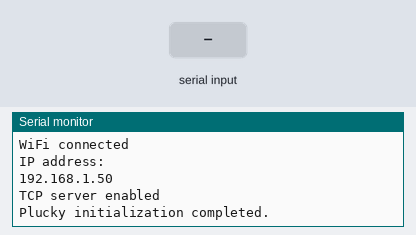
This sketch was run on a simulated ESP32. Parts: the last lines printed to the serial monitor. Inputs (shaded band) come from the test bench. WiFi joins after 1.5 s; servers stay silent unless stated.

Above: at 2.8 s.
2.9 s: "decentDE1\n" received over the second serial link
At 3.2 s:
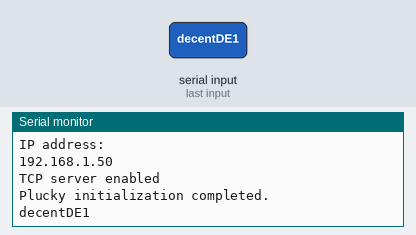
4.4 s: "1\n" received over the second serial link
At 5.6 s:
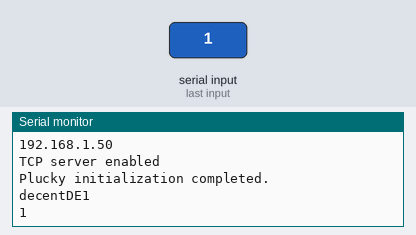

The sketch:

plucky_esp32.ino
```cpp
// config: ////////////////////////////////////////////////////////////

/*************************  General Config *******************************/

#define bufferSize 2048
#define DEBUG

// Configuration specific key. The value should be modified if config structure was changed.
#define CONFIG_VERSION "plucky_0.01"


/*************************  UART Config *******************************/

#define UART_BAUD 115200
#define SERIAL_PARAM SERIAL_8N1

#define SERIAL_DE_UART_NUM UART_NUM_1
#define SERIAL_DE_RX_PIN 16
#define SERIAL_DE_TX_PIN 17

#define SERIAL_BLE_UART_NUM UART_NUM_2
#define SERIAL_BLE_RX_PIN 13
#define SERIAL_BLE_TX_PIN 27
#define SERIAL_BLE_CTS_PIN 12
#define SERIAL_BLE_RTS_PIN 33


/*************************  WiFi & TCP Config *******************************/
#define WIFI

/***
// -- Initial name of the Thing. Used e.g. as SSID of the own Access Point.
const char thingName[] = "espresso_plucky";

// -- Initial password to connect to the Thing, when it creates an own Access Point.
const char wifiInitialApPassword[] = "decentDE1";
****/


#define MAX_TCP_CLIENTS 10
#define TCP_PORT 9090

/// end config ///////////////////////////////////////////////////////////

// Enumerate the hardware serial devices
#include "driver/uart.h"
HardwareSerial & Serial_USB = Serial;
HardwareSerial Serial_DE(SERIAL_DE_UART_NUM);
HardwareSerial Serial_BLE(SERIAL_BLE_UART_NUM);

#ifdef WIFI

/***
// Instantiate the web configuration interface
#include <IotWebConf.h>
DNSServer dnsServer;
WebServer webServer(80);
HTTPUpdateServer httpUpdater;

IotWebConf iotWebConf(thingName, &dnsServer, &webServer, wifiInitialApPassword);
***/

// Instantiate the TCP sockets for talking to the machine
#include <WiFi.h>
WiFiServer TCPServer(TCP_PORT);
WiFiClient TCPClient[MAX_TCP_CLIENTS];

#endif // ifdef WIFI

bool wifiReady = false;

void setup() {
  delay(100);

  /******* Serial initialization ************/
  Serial_USB.begin(UART_BAUD);
  Serial_DE.begin(UART_BAUD, SERIAL_PARAM, SERIAL_DE_RX_PIN, SERIAL_DE_TX_PIN);
  Serial_BLE.begin(UART_BAUD, SERIAL_PARAM, SERIAL_BLE_RX_PIN, SERIAL_BLE_TX_PIN);

  // Need to make a couple of "low level" esp-idf-esque calls to setup HW flow
  // contol for the BLE adaptor.  I think this is doable because it's provided
  // in the driver here:
  // https://github.com/espressif/arduino-esp32/blob/master/tools/sdk/include/driver/driver/uart.h
  //
  // For now only enabling CTS because it's only the BLE adaptor side that might
  // use this.  May need to force the RTS pin low, we'll see
  // Reference: esp_err_t uart_set_hw_flow_ctrl(uart_port_t uart_num, uart_hw_flowcontrol_t flow_ctrl, uint8_t rx_thresh);
  uart_set_hw_flow_ctrl(SERIAL_BLE_UART_NUM, UART_HW_FLOWCTRL_CTS_RTS, 0);

  // Reference: esp_err_t uart_set_pin(uart_port_t uart_num, int tx_io_num, int rx_io_num, int rts_io_num, int cts_io_num);
  uart_set_pin(SERIAL_BLE_UART_NUM, UART_PIN_NO_CHANGE, UART_PIN_NO_CHANGE, SERIAL_BLE_RTS_PIN, SERIAL_BLE_CTS_PIN);


  /******* Wifi initialization ***********/
#ifdef WIFI

/***

  // Initialize the web configuration interface
  iotWebConf.setWifiConnectionCallback(&wifiConnected);
  iotWebConf.init();
  // Set up required URL handlers on the web server.
  webServer.on("/", handleRoot);
  webServer.on("/config", [] { iotWebConf.handleConfig(); });
  webServer.onNotFound([]() {
    iotWebConf.handleNotFound();
  });
  Serial.println("Web configuration interface initialized.");

  ***/

    Serial.println();
    Serial.println();
    Serial.print("Connecting to wifi");
    WiFi.begin("myssid", "mywpa2password");

    while (WiFi.status() != WL_CONNECTED) {
        delay(500);
        Serial.print(".");
    }

    Serial.println("");
    Serial.println("WiFi connected");
    Serial.println("IP address: ");
    Serial.println(WiFi.localIP());
    wifiReady = true;
    TCPServer.begin(); // start TCP server
    TCPServer.setNoDelay(true);
    Serial.println("TCP server enabled");


#endif // WIFI

  delay(10);
  Serial_USB.println("Plucky initialization completed.");
}

void loop() {

  uint8_t buf[bufferSize];
  uint16_t bufIndex = 0;

#ifdef WIFI

/***

  // Handler for the web configuration UI
  iotWebConf.doLoop();
***/

  if (wifiReady) {
    // Check for new incoming connections
    if (TCPServer.hasClient()) {
      //find free/disconnected spot
      for (byte i = 0; i < MAX_TCP_CLIENTS; i++) {
       if (!TCPClient[i] || !TCPClient[i].connected()) {
          if (TCPClient[i]) {
            TCPClient[i].stop();
         }
          TCPClient[i] = TCPServer.available();
          Serial_USB.print("New TCP client in slot: ");
          Serial_USB.println(i);
          break;
        }
       if (i == MAX_TCP_CLIENTS - 1 ) {
          //no free/disconnected spot so reject it
          WiFiClient TmpserverClient = TCPServer.available();
          TmpserverClient.stop();
         Serial_USB.println("Too many TCP clients; new connection dropped");
        }
      }
    }
  }

#endif // WIFI

  // Broadcast DE1 messages to controllers
  if (Serial_DE.available()) {
    bufIndex = 0;
    if (Serial_DE.available()) {
      byte c = Serial_DE.read(); // read char from DE UART
      Serial_BLE.write(c);
      Serial_USB.write(c);

#ifdef WIFI
      // Send to TCP clients
      if (wifiReady) {
        for (byte client_num = 0; client_num < MAX_TCP_CLIENTS; client_num++) {
         if (TCPClient[client_num]) {
            Serial_USB.write(c);
            //TCPClient[client_num].write(c);
          }
        }
      }
#endif // WIFI

      if(c == '\n') {
        //break; // we don't want to get into a state where buffers misalign with the message frames
      }
    }
/***
    // Send to serial interfaces
    Serial_BLE.write(buf, bufIndex);
    Serial_USB.write(buf, bufIndex);

#ifdef WIFI
    // Send to TCP clients
    if (wifiReady) {
      for (byte client_num = 0; client_num < MAX_TCP_CLIENTS; client_num++) {
        if (TCPClient[client_num]) {
          TCPClient[client_num].write(buf, bufIndex);
        }
      }
    }
#endif // WIFI
***/
  }

  // Bridge BLE messages to DE1
  if (Serial_BLE.available()) {
    bufIndex = 0;
    while (Serial_BLE.available() && (bufIndex < (bufferSize - 1))) {
      buf[bufIndex] = Serial_BLE.read();
      bufIndex++;
      if(buf[bufIndex-1] == '\n') {
        break; // we don't want to get into a state where buffers misalign with the message frames
      }
    }

    // Send to DE
    Serial_DE.write(buf, bufIndex);
  }


  // Bridge USB messages to DE1
  if (Serial_USB.available()) {
    bufIndex = 0;
    while (Serial_USB.available() && (bufIndex < (bufferSize - 1))) {
      buf[bufIndex] = Serial_USB.read();
      bufIndex++;
      if(buf[bufIndex-1] == '\n') {
        break; // we don't want to get into a state where buffers misalign with the message frames
      }
  }

    // Send to DE
    Serial_DE.write(buf, bufIndex);
  }


#ifdef WIFI
  // Bridge TCP messages to DE1
  if (wifiReady) {
    for (byte client_num = 0; client_num < MAX_TCP_CLIENTS; client_num++) {
     if (TCPClient[client_num]) {
       if (TCPClient[client_num].available()) {
         bufIndex = 0;
         while (TCPClient[client_num].available() && (bufIndex < (bufferSize - 1))) {
           buf[bufIndex] = TCPClient[client_num].read();
           bufIndex++;
           if(buf[bufIndex-1] == '\n') {
              break; // we don't want to get into a state where buffers misalign with the message frames
            }
         }

         // Send to DE
         Serial_DE.write(buf, bufIndex);
       }
     }
   }
  }
#endif // WIFI


}


/***
void wifiConnected()
{
  // Initialize the TCP server for talking to the machine
  Serial.println("Wifi Ready - enabling TCP server");
  wifiReady = true;
  TCPServer.begin(); // start TCP server
  TCPServer.setNoDelay(true);
}
***/

/*
   Web configuration: Handle web requests to "/" path.
*/
#if 0
#ifdef WIFI
void handleRoot()
{
  // Let IotWebConf test and handle captive portal requests.
  if (iotWebConf.handleCaptivePortal())
  {
    // Captive portal request were already served.
    return;
  }
  String s = "<!DOCTYPE html><html lang=\"en\"><head><meta name=\"viewport\" content=\"width=device-width, initial-scale=1, user-scalable=no\"/>";
  s += "<title>Plucky Web Interface</title></head><body>Hello world!";
  s += "Go to <a href='config'>configure page</a> to change settings.";
  s += "</body></html>\n";

  webServer.send(200, "text/html", s);
}
#endif // WIFI
#endif // 0
```

Measured:
- after the input at 2.9 s, the serial monitor: prints a new line at once (image 1)
- after the input at 4.4 s, the serial monitor: prints a new line at once (image 2)
